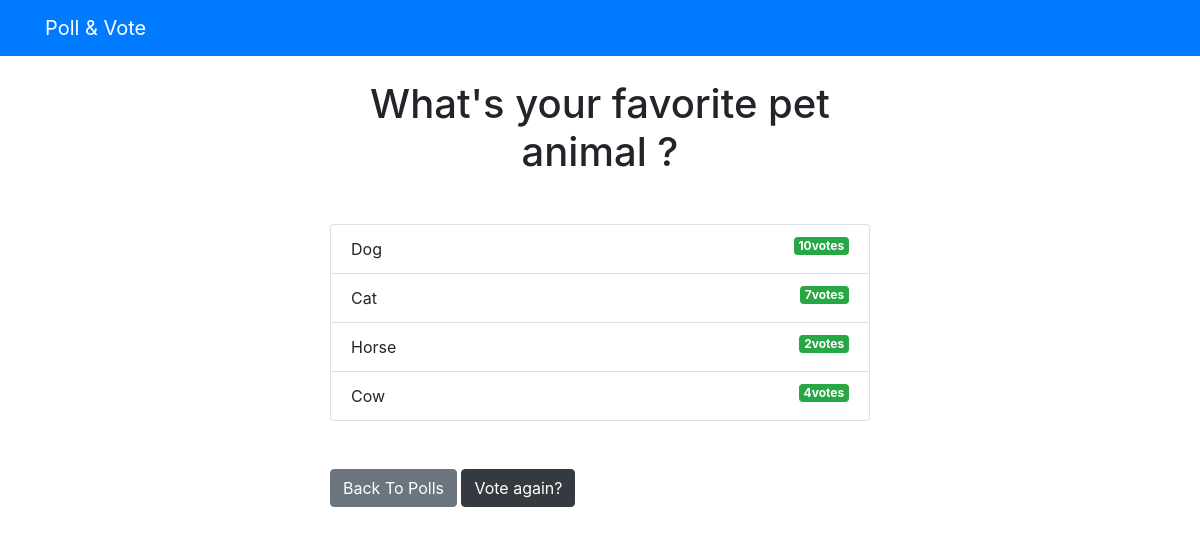
Screenshot of /vote_app/1/results/ with the database file from the repository.
### vote_app/models.py (models this page shows, shortened)
class Question(models.Model):
    question_text = models.CharField(max_length=200)
    pub_date = models.DateTimeField('date published')

class Choice(models.Model):
    question = models.ForeignKey(Question, on_delete=models.CASCADE)
    choice_text = models.CharField(max_length=200)
    votes = models.IntegerField(default=0)

### vote_app/views.py (the view)
# urls.py: path('<int:question_id>/results/', views.results, name='results'),
def results(request, question_id):
    question = get_object_or_404(Question, pk=question_id)
    return render(request, 'vote_app/results.html', {'question': question})

### vote_app/templates/vote_app/results.html
{% extends 'base.html' %}
{% block content %}
<h1 class = "mb-5 text-center">{{question.question_text}}</h1>
<ul class = "list-group mb-5">
    {% for choice in question.choice_set.all %}
    <li class = "list-group-item">
    {{choice.choice_text}} <span class="badge badge-success float-right">{{choice.votes}}vote{{choice.votes|pluralize}}</span>
    </li>
    {% endfor %}
</ul>
<a class="btn btn-secondary" href="{% url 'vote_app:index' %}">Back To Polls</a>
<a class="btn btn-dark" href="{% url 'vote_app:detail' question.id %}">Vote again?</a>
{% endblock %}

### rows the page displays
Question: question_text "What's your favorite pet animal ?"
Choice: choice_text "Dog", votes "10"
Choice: choice_text "Cat", votes "7"
Choice: choice_text "Horse", votes "2"
Choice: choice_text "Cow", votes "4"
